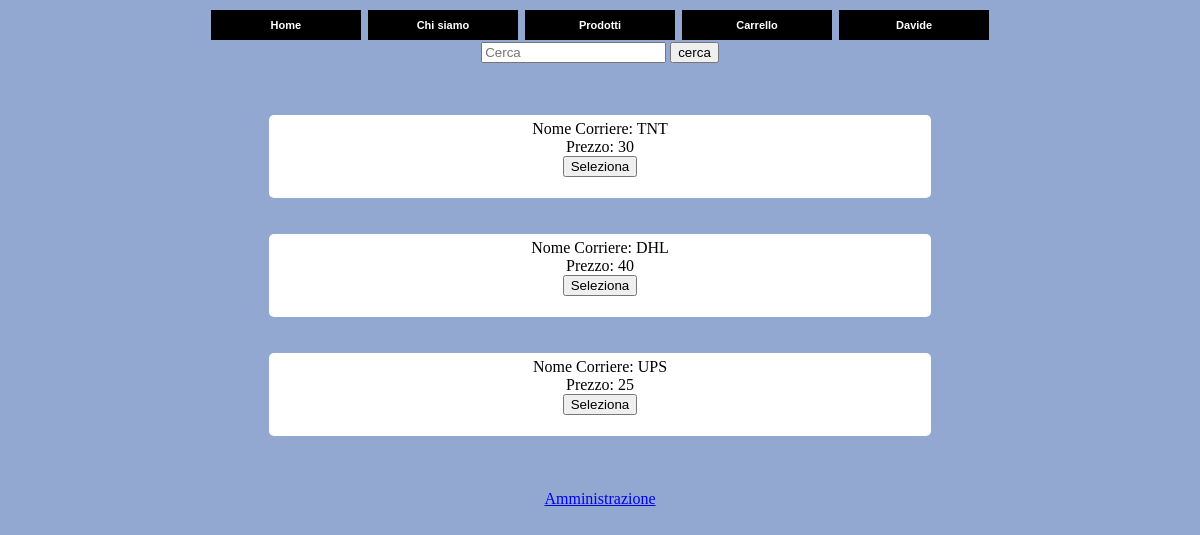
/Sito/user/selectCorriere.php (signed in), run on the app's committed database.
### tables this page shows
CREATE TABLE IF NOT EXISTS `utente` (
  `CodUtente` INT NOT NULL,
  `Nome` VARCHAR(45) NOT NULL,
  `Cognome` VARCHAR(45) NOT NULL,
  `DataNascita` DATE NOT NULL,
  `Password` VARCHAR(45) NOT NULL,
  `Email` VARCHAR(45) NOT NULL,
  `RefPermesso` INT NOT NULL,
  `Domanda` VARCHAR(255) NOT NULL,
  `Risposta` VARCHAR(255) NOT NULL,
  `PasswordCambiata` TINYINT NOT NULL DEFAULT 0,
  PRIMARY KEY (`CodUtente`),
  INDEX `RefPermesso_idx` (`RefPermesso` ASC) VISIBLE,
  CONSTRAINT `RefPermesso`
    FOREIGN KEY (`RefPermesso`)
    REFERENCES `permesso` (`CodPermesso`)
    ON DELETE NO ACTION
    ON UPDATE NO ACTION);

CREATE TABLE IF NOT EXISTS `corriere` (
  `CodCorriere` INT NOT NULL,
  `Nome` VARCHAR(45) NOT NULL,
  `PrezzoSpedizione` DOUBLE NOT NULL,
  PRIMARY KEY (`CodCorriere`),
  UNIQUE INDEX `Nome_UNIQUE` (`Nome` ASC) VISIBLE);

### Sito/Classi/Utente.php (called while the page is built, shortened)
<?php
class Utente
{
    private $nome;
    public function Utente(int $id)
    {
        $this->id = $id;
        $db = DBConnection::getInstance();
        $mysqli = $db->getConnection();
        $sql_query = "SELECT Password, Nome, Cognome, dataNascita, email, refpermesso, domanda, risposta, PasswordCambiata FROM utente WHERE codUtente = ".$this->id;
        $result = $mysqli->query($sql_query);
        if($result->num_rows)
        {
            $row = $result->fetch_assoc();
            $this->nome = $row["Nome"];
        }
    }
    public function getNome()
    {
        return $this->nome;
    }
}
?>

### Sito/Classi/corriere.php (called while the page is built, shortened)
<?php
class Corriere
{
    private $nome;
    private $prezzo;
    public function Corriere(int $cod)
    {
        $this->cod = $cod;
        $db = DBConnection::getInstance();
        $mysqli = $db->getConnection();
        $sql_query = "SELECT Nome, PrezzoSpedizione FROM corriere WHERE codCorriere = ".$this->cod;
        $result = $mysqli->query($sql_query);
        if($result->num_rows)
        {
            $row = $result->fetch_assoc();
            $this->nome = $row["Nome"];
            $this->prezzo = $row["PrezzoSpedizione"];
        }
    }
    public function getNome()
    {
        return $this->nome;
    }
    public function getPrezzoSpedizione()
    {
        return $this->prezzo;
    }
}
?>

### Sito/user/selectCorriere.php (the view, shortened to what this page needs)
<?php
include "header.php";
?>
<html>
	<head>
	</head>
	<body>
	<br/>
	    <?php
	    $db = DBConnection::getInstance();
	    $mysqli = $db->getConnection();
	    $sql_query = "SELECT COUNT(*) FROM corriere";
	    $result = $mysqli->query($sql_query);
	    $numeroCorrieri = 0;
	    if($result->num_rows)
	    {
	        $row = $result->fetch_assoc();
	        $numeroCorrieri = $row["COUNT(*)"];
	    }
        for ($i = 1; $i <= $numeroCorrieri; $i++)
        {
            $corriere = new Corriere($i);
            ?>
	        <div id = "wrapper">
				<div  align = "center">
					Nome Corriere: <?php echo $corriere->getNome(); ?>
					<br />
					Prezzo:  <?php echo $corriere->getPrezzoSpedizione();?>
					<form action="Pagamento.php" method ="post">
					<input type = "submit" value = "Seleziona"/>
					</form>
				</div>
			</div>
			<br />
			<br/>
			<?php
        }
        ?>
	    <br/>
	</body>
</html>
<?php
    include "footer.php";
?>

### Sito/header.php (shortened to what this page needs)
<?php
require_once __DIR__."/Classi/Utente.php";
require_once __DIR__.'/Classi/corriere.php';
?>
<html>
	<head>
	<?php echo "<link rel=\"stylesheet\" href = \"".Globals::WEBSITE."/css/style.css\">"; ?>
	</head>
	<body>
		<ul id="menu">
    		<li><a href=<?php echo Globals::WEBSITE."index.php" ?>>Home</a></li>
    		<li><a href=<?php echo Globals::WEBSITE."chiSiamo.php" ?>>Chi siamo</a></li>
    		<li>
    			<a href="#">Prodotti</a>
    		</li>
    		<?php
		    if (!isset($_COOKIE["login"]))
		    {
               ?>
        	   <li><a href=<?php echo Globals::WEBSITE."login.php" ?>>Login</a></li>
        	   <li><a href=<?php echo Globals::WEBSITE."signup.php" ?>>Registrati</a></li>
               <?php
		    }
		    else
		    {
		        $_SESSION["utente"] = new Utente($_COOKIE["login"]);
                ?>
		        <li><a href=<?php echo Globals::WEBSITE."user/carrello.php" ?>>Carrello
		        </a></li>
		        <li>
		        	<a href="#"><?php echo $_SESSION["utente"]->getNome();?></a>
    			</li>
		        <?php
		    }
		    ?>
		</ul>
		<div align = "center">
		    <form action= <?php echo Globals::WEBSITE."search.php" ?> method="get">
			<input type = "text" name = "NomeProdotto" required ="required" pattern=".{1,}" placeholder = "Cerca"/>
			<input type = "submit" value = "cerca"/>
			</form>
		</div>
		<br />
	</body>
</html>

### Sito/css/style.css (style rules this page uses)
body { background-color: #92a8d1; }
div#wrapper { background-color: white; width: 55%; height: auto; border-radius: 5px; margin-left: auto; margin-right: auto; padding: 5px; }
ul#menu { list-style: none; margin:0; padding:0; text-align:center; font-family: Verdana, sans-serif; font-size: 11px; }
ul#menu li { display:block; display: inline-block; background-color: #000000; width: 150px; height: 30px; margin: 2px; }
ul#menu li a { color: #fff; display: inline; font-weight: bold; line-height: 30px; text-decoration: none; width: 150px; height: 30px; text-align: center; }
input { text-align: left; }

### data on the page
utente: Nome "Davide"
corriere: Nome "TNT", PrezzoSpedizione "30"
corriere: Nome "DHL", PrezzoSpedizione "40"
corriere: Nome "UPS", PrezzoSpedizione "25"
